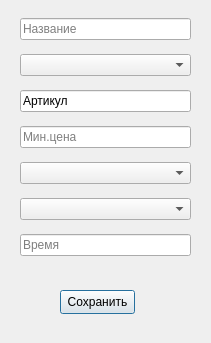
<?xml version="1.0" encoding="UTF-8"?>
<ui version="4.0">
 <class>Dialog</class>
 <widget class="QDialog" name="Dialog">
  <property name="geometry">
   <rect>
    <x>0</x>
    <y>0</y>
    <width>211</width>
    <height>343</height>
   </rect>
  </property>
  <property name="windowTitle">
   <string>Добавить продукт</string>
  </property>
  <widget class="QPushButton" name="save_btn">
   <property name="geometry">
    <rect>
     <x>60</x>
     <y>290</y>
     <width>75</width>
     <height>24</height>
    </rect>
   </property>
   <property name="text">
    <string>Сохранить</string>
   </property>
  </widget>
  <widget class="QWidget" name="">
   <property name="geometry">
    <rect>
     <x>20</x>
     <y>10</y>
     <width>171</width>
     <height>261</height>
    </rect>
   </property>
   <layout class="QVBoxLayout" name="verticalLayout">
    <item>
     <widget class="QLineEdit" name="line_name">
      <property name="placeholderText">
       <string>Название</string>
      </property>
     </widget>
    </item>
    <item>
     <widget class="QComboBox" name="box_type">
      <property name="placeholderText">
       <string>Тип</string>
      </property>
     </widget>
    </item>
    <item>
     <widget class="QLineEdit" name="line_article">
      <property name="text">
       <string>Артикул</string>
      </property>
     </widget>
    </item>
    <item>
     <widget class="QLineEdit" name="line_price">
      <property name="placeholderText">
       <string>Мин.цена</string>
      </property>
     </widget>
    </item>
    <item>
     <widget class="QComboBox" name="box_material">
      <property name="placeholderText">
       <string>Материал</string>
      </property>
     </widget>
    </item>
    <item>
     <widget class="QComboBox" name="box_shop">
      <property name="placeholderText">
       <string>Цех</string>
      </property>
     </widget>
    </item>
    <item>
     <widget class="QLineEdit" name="line_time">
      <property name="placeholderText">
       <string>Время</string>
      </property>
     </widget>
    </item>
   </layout>
  </widget>
 </widget>
 <resources/>
 <connections/>
</ui>
